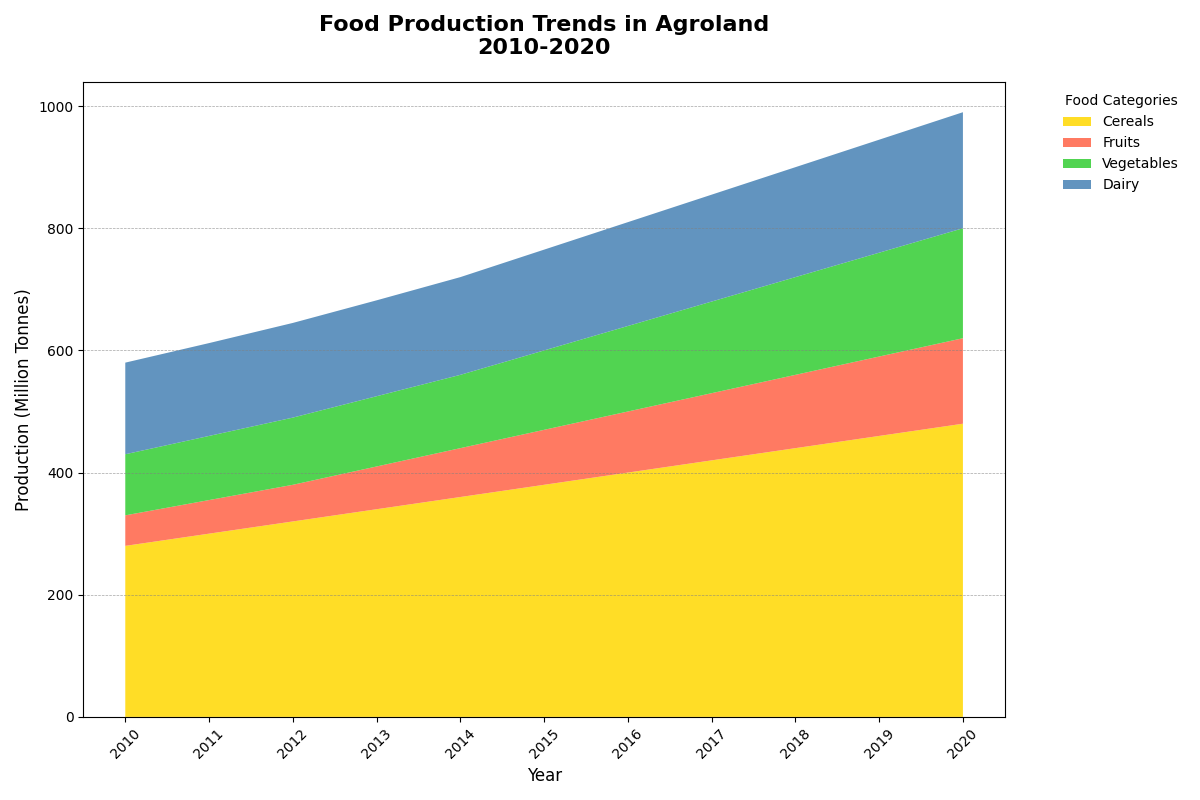

The script that drew this image:
import matplotlib.pyplot as plt
import numpy as np

# Backstory:
# This chart explores the food production trends of a fictional land "Agroland" over the decade from 2010 to 2020.
# The categories include Cereals, Fruits, Vegetables, and Dairy.

# Define the years for the chart
years = np.arange(2010, 2021)

# Define the food categories
food_categories = ["Cereals", "Fruits", "Vegetables", "Dairy"]

# Food production data (in million tonnes)
cereals = [280, 300, 320, 340, 360, 380, 400, 420, 440, 460, 480]
fruits = [50, 55, 60, 70, 80, 90, 100, 110, 120, 130, 140]
vegetables = [100, 105, 110, 115, 120, 130, 140, 150, 160, 170, 180]
dairy = [150, 152, 155, 157, 160, 165, 170, 175, 180, 185, 190]

# Stack the data
food_production = np.vstack([cereals, fruits, vegetables, dairy])

# Define the colors for each food category
colors = ['#FFD700', '#FF6347', '#32CD32', '#4682B4']

# Initialize the figure and axes
fig, ax = plt.subplots(figsize=(12, 8))

# Plot the stacked area chart
ax.stackplot(years, food_production, labels=food_categories, colors=colors, alpha=0.85)

# Set titles and labels
ax.set_title('Food Production Trends in Agroland\n2010-2020', fontsize=16, fontweight='bold', pad=20)
ax.set_xlabel('Year', fontsize=12)
ax.set_ylabel('Production (Million Tonnes)', fontsize=12)

# Format x-axis for better readability
ax.set_xticks(years)
ax.set_xticklabels(years, rotation=45)

# Add legend outside of the plot
ax.legend(title='Food Categories', loc='upper left', fontsize=10, bbox_to_anchor=(1.05, 1), frameon=False)

# Add grid lines to the y-axis for better readability
ax.grid(color='gray', linestyle='--', linewidth=0.5, axis='y', alpha=0.7)

# Adjust layout to prevent overlap and ensure visibility
plt.tight_layout()

# Show the plot
plt.show()
